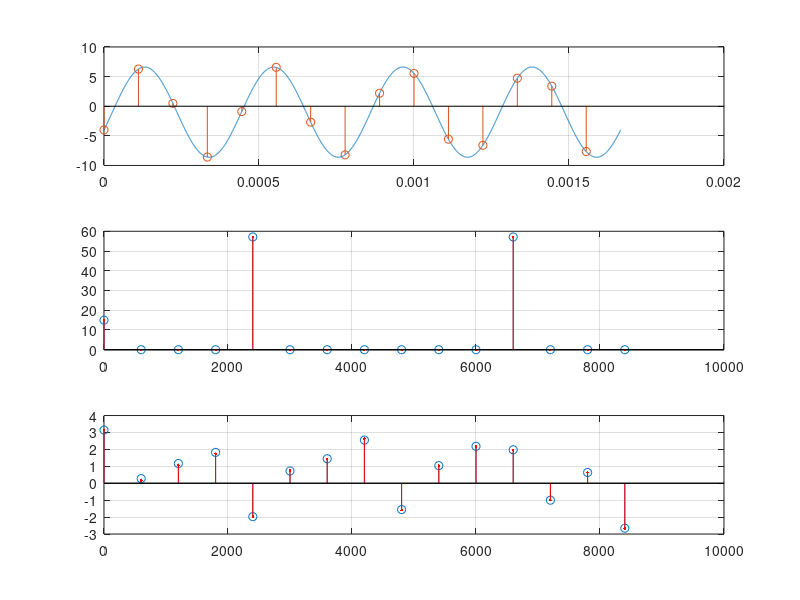

This chart was generated by the following MATLAB code:
clc; clear; close all;

f0=2400;    fs=9000;    N=15;
dt=1/fs;    td=dt*(N-1);
t=linspace(0,N/fs,10000);
n=0:N-1;
ts=n/fs;

s1=-0.25+sin(2*pi*f0*t);
s2=0.25-cos(2*pi*f0*t);
sp1=-0.25+sin(2*pi*f0*ts);
sp2=0.25-cos(2*pi*f0*ts);

a=7;
b=3;

asp=a*sp1;
bsp=b*sp2;

s=a*s1+b*s2;
sp=asp+bsp;

S=zeros(1,N);
AS=zeros(1,N);
BS=zeros(1,N);
for k=0:(N-1)
    for n=0:(N-1)
        S(k+1)=S(k+1)+sp(n+1).*exp(-1j*2*pi*n*k/N);
        AS(k+1)=AS(k+1)+asp(n+1).*exp(-1j*2*pi*n*k/N);
        BS(k+1)=BS(k+1)+bsp(n+1).*exp(-1j*2*pi*n*k/N);
    end
end

S2=AS+BS;

n=0:N-1;
f=fs/N*(0:N-1);

figure(1)
    subplot(3,1,1)
    plot(t,s); grid on; hold on;
    stem(ts, sp);

    subplot(3,1,2)
    stem(f, abs(S)); grid on; hold on;
    stem(f, abs(S2), 'r.');

    subplot(3,1,3)
    stem(f, angle(S)); grid on; hold on;
    stem(f, angle(S2), 'r.');
